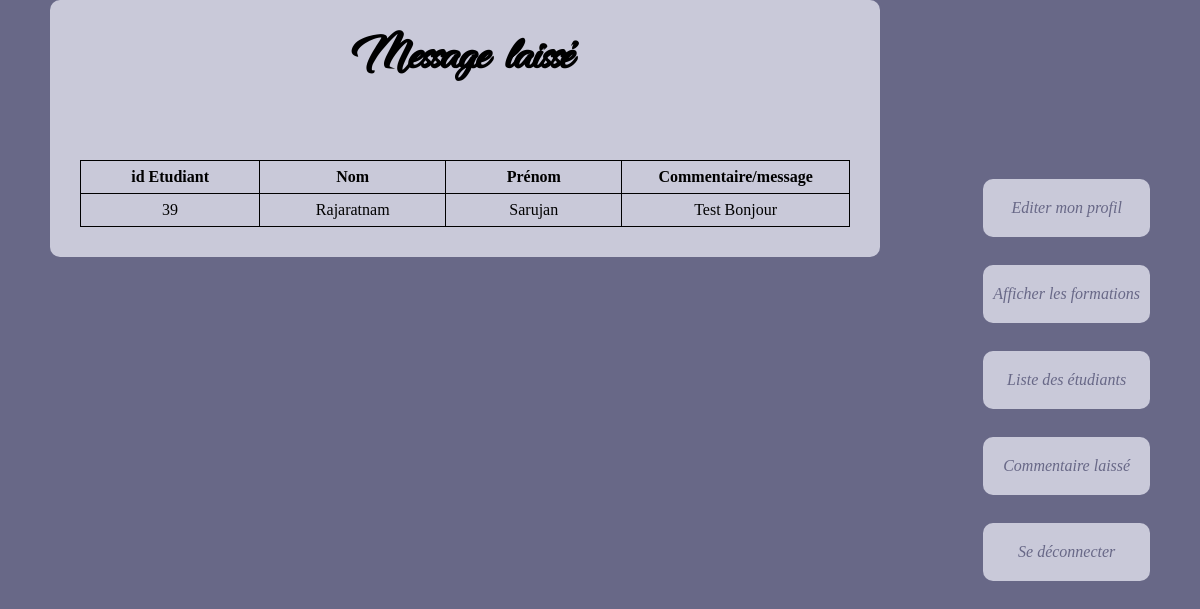
Page /CommentaireL.php on the committed database.
### tables this page shows
CREATE TABLE `Commentaire` (
  `id_commentaire` int(11) NOT NULL,
  `id_etudiant` int(11) NOT NULL,
  `Commentaire` varchar(2999) NOT NULL
);

CREATE TABLE `Utilisateur` (
  `id_etudiant` int(11) NOT NULL,
  `Nom` varchar(50) NOT NULL,
  `Prenom` varchar(50) DEFAULT NULL,
  `carte_id` int(11) DEFAULT NULL,
  `date_naiss` date DEFAULT NULL,
  `adresse` varchar(100) DEFAULT NULL,
  `num_tel` int(11) DEFAULT NULL,
  `mail` varchar(70) NOT NULL,
  `mdp` varchar(50) NOT NULL,
  `choixFormation` int(11) DEFAULT NULL,
  `TypeUser` int(11) NOT NULL,
  `id_statuts` int(11) DEFAULT NULL
);

### CommentaireL.php (the view, shortened to what this page needs)
<?php
$bdd = new PDO('mysql:host=localhost;dbname=Projet_Php', 'root', 'root');
?>
<!DOCTYPE html>
<html>
<head>
	<link rel="stylesheet" href="Content/css/nobel.css" />
</head>
<body>
	<main>
		<table>
		<h1>Message laissé</h1>
		<tr>
			<td>
				<STRONG>id Etudiant</STRONG>
			</td>
			<td>
				<STRONG>Nom</STRONG>
			</td>
			<td>
				<STRONG>Prénom</STRONG>
			</td>
			<td>
				<STRONG>Commentaire/message</STRONG>
			</td>
		</tr>
			<?php
			echo "<br><br>";
				$doc=$bdd->prepare('SELECT u.id_etudiant,Nom,Prenom,Commentaire from Commentaire c, Utilisateur u where u.id_etudiant=c.id_etudiant');
				$doc->execute();
				while($lig = $doc->fetch()){
					echo "<tr>";
						echo "<td>".$lig['id_etudiant']."</td>";
						echo "<td>".$lig['Nom']."</td>";
						echo "<td>".$lig['Prenom']."</td>";
						echo "<td>".$lig['Commentaire']."</td>";
					echo "</tr>";
				}
			?>
		</table>
	</main>
	<nav>
		<ul>
			<li><a href = "editerProfileP.php">Editer mon profil</a></li><br>
			<li><a href = "formationsP.php">Afficher les formations</a></li><br>
			<li><a href = "Etudiants.php">Liste des étudiants</a></li><br>
			<li><a href ="CommentaireL.php">Commentaire laissé</a></li><br>
			<li><a href = "Deconnexion.php">Se déconnecter</a></li><br>
		</ul>
	</nav>
</body>

### Content/css/nobel.css (style rules this page uses)
body { width : 70%; background-color : #686887; margin:auto; overflow-y: scroll ; position: relative; }
main { width : 70%; margin-left : 150px; margin-right: 100px; background-color : #C9C9D9; border-radius : 10px; padding : 30px; position: relative; }
nav { position : absolute; top : 163px; right : 0px; }
nav ul { padding-left : 20px; }
nav li { list-style-type : none; padding : 0; margin-bottom : 10px; }
nav li a { display : block; margin : 0; background-color : #C9C9D9; border-radius : 10px; padding-top : 20px; padding-bottom : 20px; padding-left : 10px; padding-right : 10px; vertical-align : middle; text-align : center; text-decoration : none; color : #686887; font-style : italic; }
h1 { font-family: "dancing_in_the_rainbow"; font-size: 3.5em; text-align: center; margin-top: 0px; }
table { border-collapse : collapse; margin : auto; }
td,th { border : 1px solid black; width : 300px; height : 30px; text-align : center; }
@media screen and (min-width: 1100px) and (max-width: 1400px) { body { width : 1100px; } }
@media screen and (min-width: 1100px) and (max-width: 1400px) { main, header { margin-left : 0px; } }

### rows in the picture
commentaire: id_etudiant.id_etudiant "39", id_etudiant.Nom "Rajaratnam", id_etudiant.Prenom "Sarujan", Commentaire "Test Bonjour"
